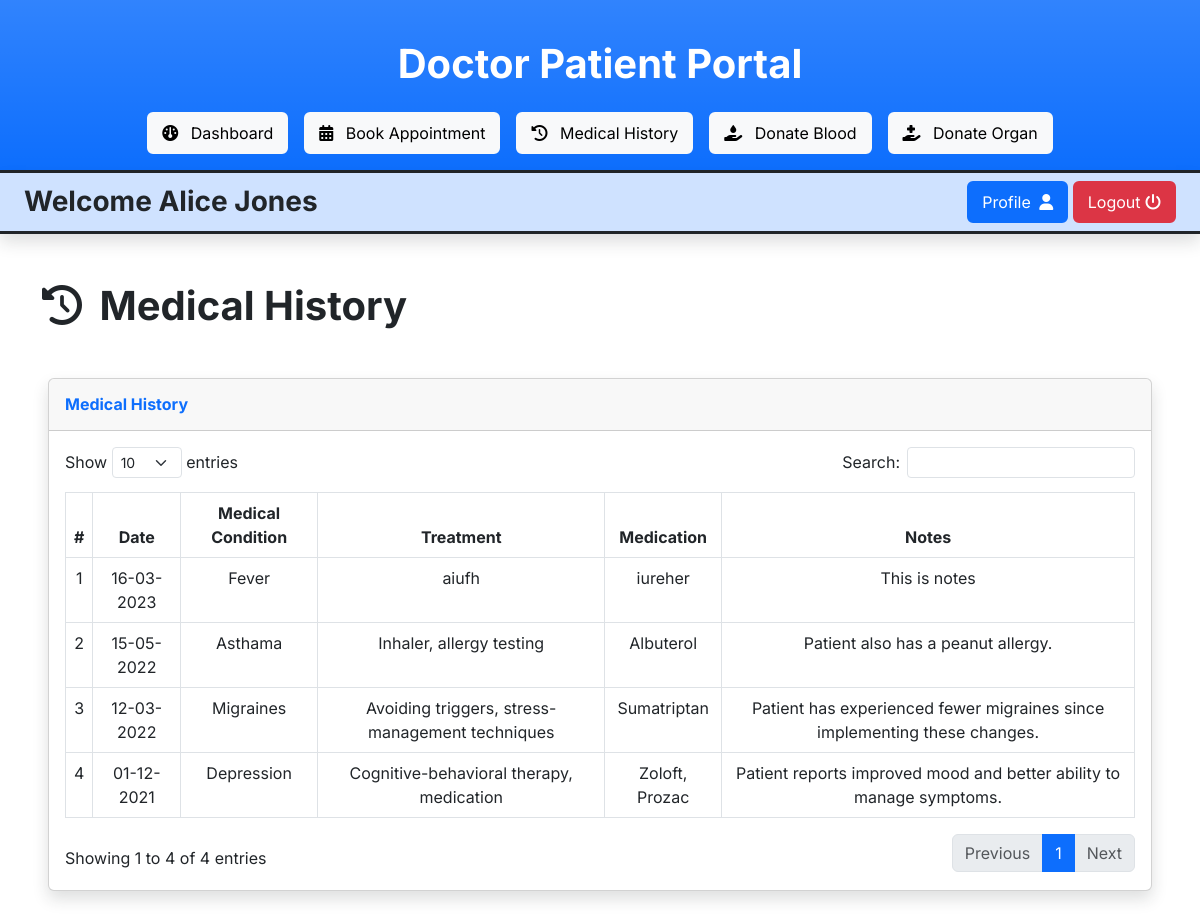
The app's page /patient/medical-history.php (signed in) with its own data.
### tables this page shows
CREATE TABLE `patients` (
  `patient_id` int(11) NOT NULL,
  `first_name` varchar(255) NOT NULL,
  `last_name` varchar(255) NOT NULL,
  `email` varchar(255) NOT NULL,
  `password` varchar(255) NOT NULL,
  `dob` date NOT NULL,
  `gender` varchar(255) NOT NULL,
  `phone` varchar(255) NOT NULL,
  `address` varchar(255) NOT NULL,
  `dt` datetime NOT NULL DEFAULT current_timestamp()
);

CREATE TABLE `medical_history` (
  `medical_history_id` int(11) NOT NULL,
  `patient_id` int(11) NOT NULL,
  `medical_condition` varchar(255) NOT NULL,
  `diagnosis_date` date NOT NULL DEFAULT current_timestamp(),
  `treatment` varchar(255) NOT NULL,
  `medication` varchar(255) NOT NULL,
  `notes` text NOT NULL
);

### patient/medical-history.php (the view, shortened to what this page needs)
<?php include("includes/header.php") ?>
<div class="container my-5">
    <h1><i class="fa-solid fa-clock-rotate-left me-2"></i> Medical History</h1>
</div>
<div class="card shadow mb-4 mx-5">
    <div class="card-header py-3">
        <h6 class="m-0 font-weight-bold text-primary">Medical History</h6>
    </div>
    <div class="card-body">
        <div class="table-responsive">
            <table class="table table-bordered w-100 py-2 text-center" id="appointmentsTable">
                <thead>
                    <tr>
                        <th>#</th>
                        <th>Date</th>
                        <th>Medical Condition</th>
                        <th>Treatment</th>
                        <th>Medication</th>
                        <th>Notes</th>
                    </tr>
                </thead>
                <tbody>
                    <?php
                    $i = 1;
                    $query = mysqli_query($con, "SELECT * FROM medical_history WHERE patient_id = '$patient_id' ORDER BY diagnosis_date DESC");
                    while ($row = mysqli_fetch_assoc($query)) {
                    ?>
                        <tr>
                            <td><?php echo $i ?></td>
                            <td><?php echo date("d-m-Y", strtotime($row["diagnosis_date"])) ?></td>
                            <td><?php echo $row["medical_condition"] ?></td>
                            <td><?php echo $row["treatment"] ?></td>
                            <td><?php echo $row["medication"] ?></td>
                            <td><?php echo $row["notes"] ?></td>
                        </tr>
                    <?php
                        $i++;
                    }
                    ?>
                </tbody>
            </table>
        </div>
    </div>
</div>
<?php include("includes/footer.php") ?>

### patient/includes/header.php (shortened to what this page needs)
<?php
include("../connection.php");
$patient_id = $_SESSION["patient_id"];
$query = mysqli_query($con, "SELECT * FROM patients WHERE patient_id = '$patient_id'");
$row = mysqli_fetch_assoc($query);
?>
<!DOCTYPE html>
<html lang="en">
<head>
    <link rel="stylesheet" href="../vendor/bootstrap/bootstrap.min.css">
    <link rel="stylesheet" href="../vendor/fontawesome/css/all.min.css">
    <link rel="stylesheet" href="../vendor/datatables/dataTables.bootstrap5.min.css">
    <link rel="stylesheet" href="../admin-panel.css">
</head>
<body>
    <header class="text-center border-bottom border-3 border-dark bg-primary bg-gradient text-white py-3">
        <h1 class="my-4">Doctor Patient Portal</h1>
        <ul class="nav d-flex justify-content-center gap-3">
            <li><a class="btn btn-light" href="./"><i class="fa-solid fa-dashboard me-2"></i> Dashboard</a></li>
            <li><a class="btn btn-light" href="appointments"><i class="fa-solid fa-calendar-days me-2"></i>
                    Book Appointment</a>
            </li>
            <li><a class="btn btn-light" href="medical-history"><i class="fa-solid fa-clock-rotate-left me-2"></i>
                    Medical History</a>
            </li>
            <li><a class="btn btn-light" href="blood-donation"><i class="fa-solid fa-hand-holding-droplet me-2"></i>
                    Donate Blood</a>
            </li>
            <li><a class="btn btn-light" href="organ-donation"><i class="fa-solid fa-hand-holding-medical me-2"></i>
                    Donate Organ</a>
            </li>
        </ul>
    </header>
    <div class="bg-primary-subtle py-2 px-4 d-flex justify-content-between align-items-center border-bottom border-3 border-dark shadow">
        <h3 class="m-0">Welcome <?php echo $row["first_name"] . " " . $row["last_name"] ?></h3>
        <div>
            <a href="profile" class="btn btn-primary">Profile <i class="fa-solid fa-user ms-1"></i></a>
            <a href="#logoutModal" data-bs-toggle="modal" class="btn btn-danger">Logout <i class="fa-solid fa-power-off"></i></a>
        </div>
    </div>

### admin-panel.css (style rules this page uses)
body { font-family: 'Inter', sans-serif; }
h1, h2, h3, h4, h5, h6 { font-weight: 700; }
.dataTables_wrapper thead th { text-align: center !important; }

### records on screen
patients: first_name "Alice", last_name "Jones"
medical_history: diagnosis_date "16-03-2023", medical_condition "Fever", treatment "aiufh", medication "iureher", notes "This is notes"
medical_history: diagnosis_date "15-05-2022", medical_condition "Asthama", treatment "Inhaler, allergy testing", medication "Albuterol", notes "Patient also has a peanut allergy."
medical_history: diagnosis_date "12-03-2022", medical_condition "Migraines", treatment "Avoiding triggers, stress-management techniques", medication "Sumatriptan", notes "Patient has experienced fewer migraines since implementing these changes."
medical_history: diagnosis_date "01-12-2021", medical_condition "Depression", treatment "Cognitive-behavioral therapy, medication", medication "Zoloft, Prozac", notes "Patient reports improved mood and better ability to manage symptoms."
